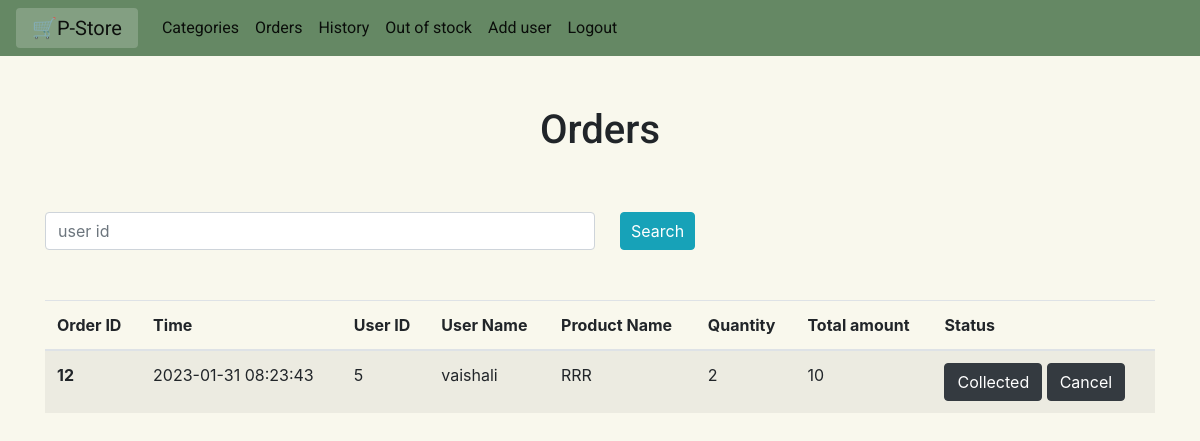
The page /orders on the database its author committed.
### tables this page shows
CREATE TABLE Orders(
    order_id INTEGER PRIMARY KEY AUTOINCREMENT,
    u_id INTEGER not null,
    item_id  integer not null,
    quantity INTEGER not null,
    price INTEGER not null,
    order_dateandtime TIMESTAMP not null DEFAULT CURRENT_TIMESTAMP,
    FOREIGN KEY (u_id) REFERENCES User(u_id)
    FOREIGN KEY (item_id) REFERENCES Items(id)
);

CREATE TABLE User (
    u_id INTEGER PRIMARY KEY ,
    u_username varchar(20) not null,
    u_password varchar(20) not null
    
);

CREATE TABLE Items (
    id INTEGER PRIMARY KEY AUTOINCREMENT,
    name varchar(20) not null,
    weight integer not null,
    price_per_unit int not null,
    c_id INTEGER not null,
    FOREIGN KEY (c_id) REFERENCES Categories(c_id)
);

### app.py (the view, shortened to what this page needs)
@app.route('/orders', methods=('GET', 'POST'))
def orders():
    conn = get_db_connection()
    orders = conn.execute('SELECT * FROM( Orders inner join Items on item_id=id)inner join User on User.u_id=Orders.u_id').fetchall()
    conn.close()
    return render_template('orders.html',orders=orders)

### app.py (called while the page is built)
def get_db_connection():
    conn = sqlite3.connect('database.db')
    conn.row_factory = sqlite3.Row
    return conn

### templates/orders.html (shortened to what this page needs)
{% extends 'base2.html' %}
{% block content %}
<h1 style="text-align:center; font-family:roboto; margin-top:50px;"> {% block title %} Orders {% endblock %}</h1>
<form method="post" style="padding-top:50px; padding-bottom:50px;">
  <div class="form-row">
    <div class="col-6">
      <input type="search" class="form-control" name="u_id" placeholder="user id" aria-label="Search" value="{{u_id}}">
    </div>
    <button type="submit button" style="margin-left:20px; padding-left:10px; padding-right:10px;" class="btn btn-info">Search</button>
  </div>
</form>
<table class="table table-striped table-hover">
    <thead>
      <tr>
        <th scope="col">Order ID</th>
        <th scope="col">Time</th>
        <th scope="col">User ID</th>
        <th scope="col">User Name</th>
        <th scope="col">Product Name</th>
        <th scope="col">Quantity</th>
        <th scope="col">Total amount</th>
        <th scope="col">Status</th>
      </tr>
    </thead>
    <tbody>
        {% for order in orders %}
      <tr>
        <th scope="row">{{ order['order_id'] }}</th>
        <td>{{ order['order_dateandtime'] }}</td>
        <td>{{ order['u_id'] }}</td>
        <td>{{ order['u_username'] }}</td>
        <td>{{ order['name'] }}</td>
        <td>{{ order['quantity'] }}</td>
        <td>{{ order['price'] }}</td>
        <td><a href="{{ url_for('collected',order_id=order['order_id']) }}">
            <button type="submit button"  class="btn btn-dark">Collected</button>
            </a>
            <a href="{{ url_for('delete_order',order_id=order['order_id']) }}">
            <button type="submit button"  class="btn btn-dark">Cancel</button>
            </a>
           </td>
        </tr>
  {% endfor %}
</tbody>
</table>
    {% endblock %}

### static/css/styles.css (style rules this page uses)
a:link { color: black; background-color: transparent; text-decoration: none; }

### templates/orders.html (style rules this page uses)
body { background-color:#F9F8ED; }

### rows shown on the page
Orders: order_id "12", order_dateandtime "2023-01-31 08:23:43", u_id "5", u_username "vaishali", name "RRR", quantity "2", price "10"
